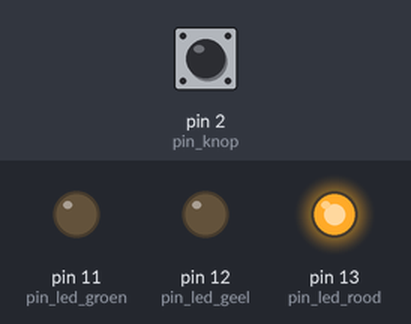
Bench run of a sketch on a simulated Arduino Uno, built with avr-gcc and run on an emulated ATmega328P. On the bench: output pins drawn as LEDs (lit = HIGH). The inputs (shaded band) are chosen by the test bench; at power-on: pin 2 (pin_knop) LOW.

Above: at 1.2 s.
1.3 s: pin 2 (pin_knop) pulled HIGH for 1 s
At 3.3 s:
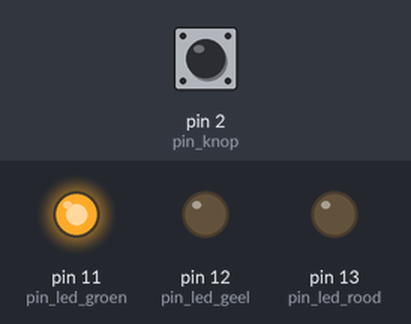
3.8 s: pin 2 (pin_knop) pulled HIGH for 0.15 s
At 4.6 s:
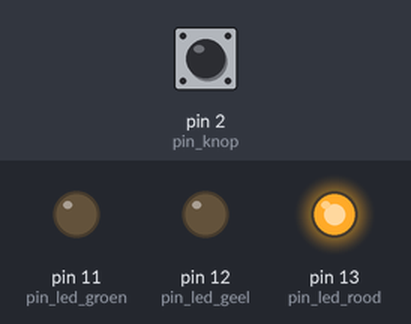
5.5 s: pin 2 (pin_knop) pulled HIGH for 3.2 s
At 9.3 s:
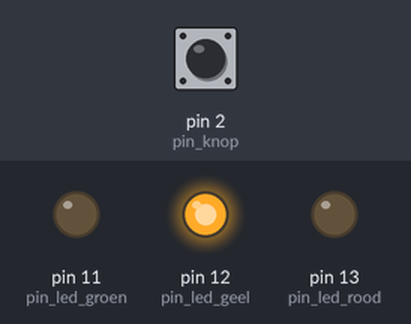
Timing chart, 0 to 10.8 s (numbered marks = the images above; inputs shaded):
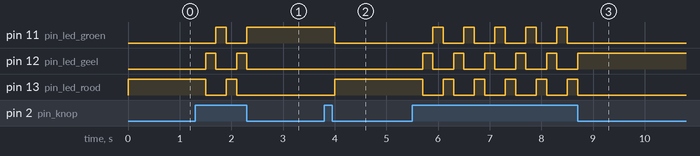

Measured:
- after the input at 1.3 s, pin 11 (pin_led_groen): LOW → HIGH after 0.40 s, → LOW 0.20 s later, → HIGH 0.40 s later; pin 12 (pin_led_geel): alternates HIGH for 0.20 s and LOW for 0.40 s, 4 changes in all, then stays LOW, starting after 0.20 s; pin 13 (pin_led_rood): HIGH → LOW after 0.20 s, → HIGH 0.40 s later, → LOW 0.20 s later
- after the input at 3.8 s, pin 11 (pin_led_groen): HIGH → LOW after 0.20 s; pin 13 (pin_led_rood): LOW → HIGH after 0.20 s
- after the input at 5.5 s, pin 11 (pin_led_groen): alternates HIGH for 0.20 s and LOW for 0.40 s, 10 changes in all, then stays LOW, starting after 0.40 s; pin 12 (pin_led_geel): alternates HIGH for 0.20 s and LOW for 0.40 s, 11 changes in all, then stays HIGH, starting after 0.20 s

The sketch:

04_knop_flip.ino
```cpp
const int pin_led_rood = 13;
const int pin_led_geel = 12;
const int pin_led_groen = 11;
const int pin_knop = 2;
int welke_led_aan = 1;

void setup()
{
  pinMode(pin_led_rood, OUTPUT);
  pinMode(pin_led_geel, OUTPUT);
  pinMode(pin_led_groen, OUTPUT);
  pinMode(pin_knop, INPUT);
}

void loop()
{
  if (digitalRead(pin_knop) == HIGH)
  {
    welke_led_aan = welke_led_aan + 1;
    if (welke_led_aan == 4)
    {
      welke_led_aan = 1;
    }
    delay(200);
  }

  if (welke_led_aan == 1)
  {
    digitalWrite(pin_led_rood, HIGH);
    digitalWrite(pin_led_geel, LOW);
    digitalWrite(pin_led_groen, LOW);
  }
  if (welke_led_aan == 2)
  {
    digitalWrite(pin_led_rood, LOW);
    digitalWrite(pin_led_geel, HIGH);
    digitalWrite(pin_led_groen, LOW);
  }
  if (welke_led_aan == 3)
  {
    digitalWrite(pin_led_rood, LOW);
    digitalWrite(pin_led_geel, LOW);
    digitalWrite(pin_led_groen, HIGH);
  }
}
```
